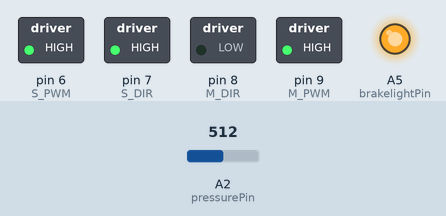
Simulated run of this sketch. Board: Arduino Uno, built with avr-gcc and run on an emulated ATmega328P. Parts: switched loads named in the sketch (green lamp = pin HIGH), output pins drawn as LEDs (lit = HIGH). The test bench sets the inputs (shaded band); at power-on: A2 (pressurePin) = 512.

Above: at 0.3 s.
Timing chart, 0 to 1.8 s (numbered marks = the images above):
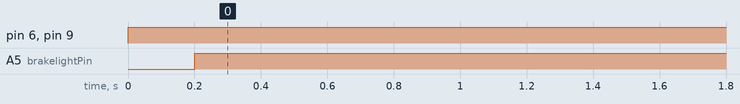

Measured:
- by itself, pin 6 (S_PWM), pin 9 (M_PWM): LOW → HIGH at 0.00 s
- by itself, A5 (brakelightPin): LOW → HIGH at 0.20 s

The sketch:

BRAKE.ino
```cpp
/* BRAKE
 * DONT USE ON PUBLIC ROADS!
*/

//________________import can libary https://github.com/sandeepmistry/arduino-CAN
#include <CAN.h>

//________________this values needs to be define for each car
int PERM_ERROR = 2; // will allow a diffrence between targetPressure and currentPressure
int maxPressure = 190; // the max pressure your actuator is able to aply
int minPressure = 100; //the pressure in stand still
float maxACC_CMD = 500; //the max Value which comes from OP
float minACC_CMD = 0; //the min Value which comes from OP
int brake_pressed_threshold = 5; // threshold when user input is detected
int brake_light_threshold = 5; // threshold when brakelights schould turn on

//________________define_pins
int pressurePin = A2;
int brakelightPin = A5;
int M_DIR = 8;
int M_PWM = 9;
int S_DIR = 7;
int S_PWM = 6;

//________________values
float targetPressure;
float currentPressure;
float ACC_CMD_PERCENT;
float ACC_CMD;
float ACC_CMD1;
boolean BRAKE_PRESSED = true;
boolean releasing_by_OP = false;
boolean open_solenoid = true;
long previousMillis;


void setup() {
//________________begin Monitor - only use for debugging
// Serial.begin(115200);

//________________begin CAN
CAN.begin(500E3);
CAN.filter(0x343);

//________________set up pin modes
pinMode(pressurePin, INPUT);
pinMode(M_DIR, OUTPUT); // LOW is Left / HIGH is Right
pinMode(M_PWM, OUTPUT); // 255 is run / LOW is stop
pinMode(S_DIR, OUTPUT); // LOW is Left / HIGH is Right
pinMode(S_PWM, OUTPUT); // 255 is run / LOW is stop
digitalWrite(S_DIR, HIGH); // the direction for the solenoid does not matter
pinMode(brakelightPin, OUTPUT);
}

void loop() {

//________________read pressure sensor
currentPressure = (analogRead(pressurePin));

//________________read ACC_CMD from CANbus
 CAN.parsePacket();

 if (CAN.packetId() == 0x343)
      {
      uint8_t dat[8];
      for (int ii = 0; ii <= 7; ii++) {
        dat[ii]  = (char) CAN.read();
        }
        ACC_CMD = ((dat[0] << 8 | dat[1] << 0) * -1);
        }

//________________calculating ACC_CMD into ACC_CMD_PERCENT
if (ACC_CMD >= minACC_CMD) {
    ACC_CMD1 = ACC_CMD;
    }
else {
    ACC_CMD1 = minACC_CMD;
    }

ACC_CMD_PERCENT = ((100/(maxACC_CMD - minACC_CMD)) * (ACC_CMD1 - minACC_CMD));

//________________calculating targetPressure
targetPressure = (((ACC_CMD_PERCENT / 100) * (maxPressure - minPressure)) + minPressure); // conversion from ACC_CMD_PERCENT % into targetpressure

//________________press or release the pedal to match targetPressure
if (abs(currentPressure - targetPressure) >= PERM_ERROR)
  {
    open_solenoid = false;
    if ((currentPressure < targetPressure) && (ACC_CMD_PERCENT > 0))
        {
        analogWrite(M_PWM, 255);  //run Motor
        digitalWrite(M_DIR, HIGH); //motor driection left | press the pedal
        releasing_by_OP = false;
        }
    else if (currentPressure > targetPressure)
        {
        analogWrite(M_PWM, 255);   //run Motor
        digitalWrite(M_DIR, LOW); //motor driection right | release the pedal
        releasing_by_OP = true;
        }
    else if (ACC_CMD_PERCENT == 0)
        {
        analogWrite(M_PWM, 255);   //run Motor
        digitalWrite(M_DIR, LOW); //motor driection right | release the pedal
        releasing_by_OP = false;
        }
  }
else
    {
     open_solenoid = false;
     analogWrite(M_PWM, 0);   //if we match target position, just stay here
     releasing_by_OP = false;
    }

//________________logic to read if brake is pressed by driver
if ((currentPressure >= (targetPressure + brake_pressed_threshold)) && !releasing_by_OP)
    {
        BRAKE_PRESSED = true;
        open_solenoid = true;
    }

else {
        BRAKE_PRESSED = false;
     }

//________________operate solenoid
 if (open_solenoid)
    {
    analogWrite(S_PWM, 0);
    }
 else
    {
    analogWrite(S_PWM, 255);
    }

 //________________light up brakelights when brake is pressed
long currentMillis = millis();
if (currentMillis - previousMillis >= 200)
    {
     if (currentPressure >= (minPressure + brake_light_threshold))
        {
         analogWrite(brakelightPin, 255);
        }
     else
        {
         analogWrite(brakelightPin, 0);
        }
     previousMillis = currentMillis;
     }

//________________send CAN BUS messages
//0x3b7 msg ESP_CONTROL
  uint8_t dat_3b7[8];
  dat_3b7[0] = (BRAKE_PRESSED << 5) & 0x20;
  dat_3b7[1] = 0x0;
  dat_3b7[2] = 0x0;
  dat_3b7[3] = 0x0;
  dat_3b7[4] = 0x0;
  dat_3b7[5] = 0x0;
  dat_3b7[6] = 0x0;
  dat_3b7[7] = 0x08;
  CAN.beginPacket(0x3b7);
  for (int ii = 0; ii < 8; ii++) {
    CAN.write(dat_3b7[ii]);
  }
  CAN.endPacket();

//________________print stuff if you want to DEBUG
  /*
  Serial.print("ACC_CMD_");
  Serial.print(ACC_CMD);
  Serial.print("_____");
  Serial.print(ACC_CMD_PERCENT);
  Serial.print("_%");
  Serial.print("_____");
  Serial.print("target_");
  Serial.print(targetPressure);
  Serial.print("_____");
  Serial.print("Pressure");
  Serial.println(currentPressure);
  Serial.println("");
  */

}
```
